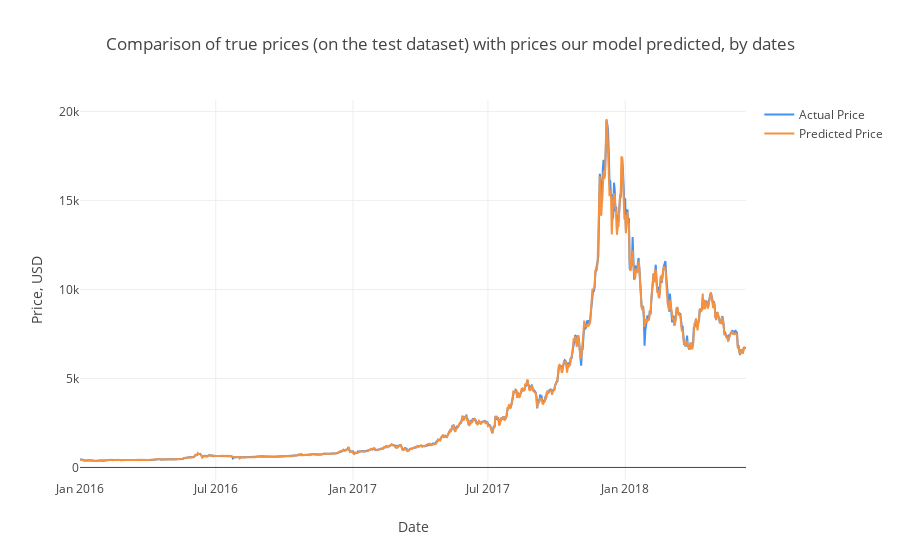

The code cell stored with this chart in its notebook:
### Code cell
# Ahora se extrae con el formato de fechas y se traza 
Test_Dates =df_train_x['total_number_btc'].index

trace1 = go.Scatter(x=Test_Dates, y=observated[:][:], name= 'Actual Price',
                   line = dict(color = ('rgb(66, 146, 244)'),width = 2))
trace2 = go.Scatter(x=Test_Dates, y=predicted[+1:][:], name= 'Predicted Price',
                   line = dict(color = ('rgb(244, 146, 65)'),width = 2))
data = [trace1, trace2]
layout = dict(title = 'Comparison of true prices (on the test dataset) with prices our model predicted, by dates',
             xaxis = dict(title = 'Date'), yaxis = dict(title = 'Price, USD'))
fig = dict(data=data, layout=layout)
py.iplot(fig, filename='results_demonstrating1')

### Figure 1 — Plotly figure (JSON) as saved in the notebook; plotly's stock layout.template omitted (floating-point values rounded to 4 significant figures; data arrays with more than 128 entries replaced by an {"elided": "..."} marker saying what was removed)
{"data": [{"line": {"color": "rgb(66, 146, 244)", "width": 2}, "name": "Actual Price", "type": "scatter", "x": {"elided": "904 str values"}, "y": {"elided": "894 float values"}}, {"line": {"color": "rgb(244, 146, 65)", "width": 2}, "name": "Predicted Price", "type": "scatter", "x": {"elided": "904 str values"}, "y": {"elided": "893 float values"}}], "layout": {"title": "Comparison of true prices (on the test dataset) with prices our model predicted, by dates", "xaxis": {"title": "Date"}, "yaxis": {"title": "Price, USD"}}}
